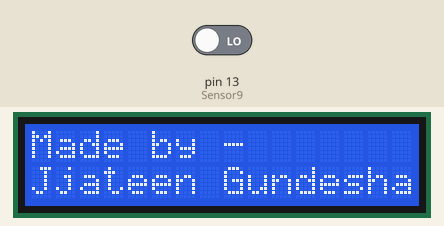
Simulated run of this sketch. Board: Arduino Uno, built with avr-gcc and run on an emulated ATmega328P. Parts: 16×2 character LCD. Inputs (shaded band) come from the test bench; at power-on: pin 13 (Sensor9) LOW.

Above: at 0.1 s.
At 3.1 s:
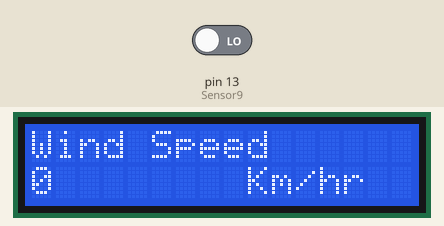

The sketch:

windara.ino
```cpp
#include <LiquidCrystal.h>

LiquidCrystal lcd(A0, A1, A2, A3, A4, 3);

#define Sensor1 11
#define Sensor2 10
#define Sensor3 9
#define Sensor4 2
#define Sensor5 4
#define Sensor6 5
#define Sensor7 12
#define Sensor8 A5
#define Sensor9 13

float t, t1, t2;
float windSpeed;

bool state = true;
bool count = true;

int S9 = 0;

void setup() {
  Serial.begin(9600);  // start serial for output
  lcd.begin(16, 2);
  pinMode(Sensor1, INPUT);
  pinMode(Sensor2, INPUT);
  pinMode(Sensor3, INPUT);
  pinMode(Sensor4, INPUT);
  pinMode(Sensor5, INPUT);
  pinMode(Sensor6, INPUT);
  pinMode(Sensor7, INPUT);
  pinMode(Sensor8, INPUT);
  pinMode(Sensor9, INPUT);

  lcd.setCursor(0, 0);
  lcd.print("Made by - ");
  lcd.setCursor(0, 1);
  lcd.print("Jjateen Gundesha");
  delay(3000);
  lcd.clear();
}

void loop() {

  if (state == 0)
  {
    if (count == 0)
    {
      readSensor();

      if (S9 == 1)
      {
        t2 = millis();
        t = t2 - t1;
        t = t / 1000;
        windSpeed = (2 * 3.1416 * 0.0001 * 3600) / t ;
        lcd.setCursor(0, 0);
        lcd.print("Wind Speed ");
        lcd.setCursor(0, 1);
        lcd.print(windSpeed);
        lcd.setCursor(9, 1);
        lcd.print("Km/hr");
        count = true;
      }
    }

    else {
      readSensor();

      if (S9 == 0)
      {
        t1 = millis();
        count = false;
      }
    }
  }
  else
  {
    readSensor();
    if (S9 == 1)
    {
      state = 0;
    }
    lcd.setCursor(0, 0);
    lcd.print("Wind Speed ");
    lcd.setCursor(0, 1);
    lcd.print("0 ");
    lcd.setCursor(9, 1);
    lcd.print("Km/hr");


  }
}

void readSensor()
{
  S9 = digitalRead(Sensor9);
}
```
